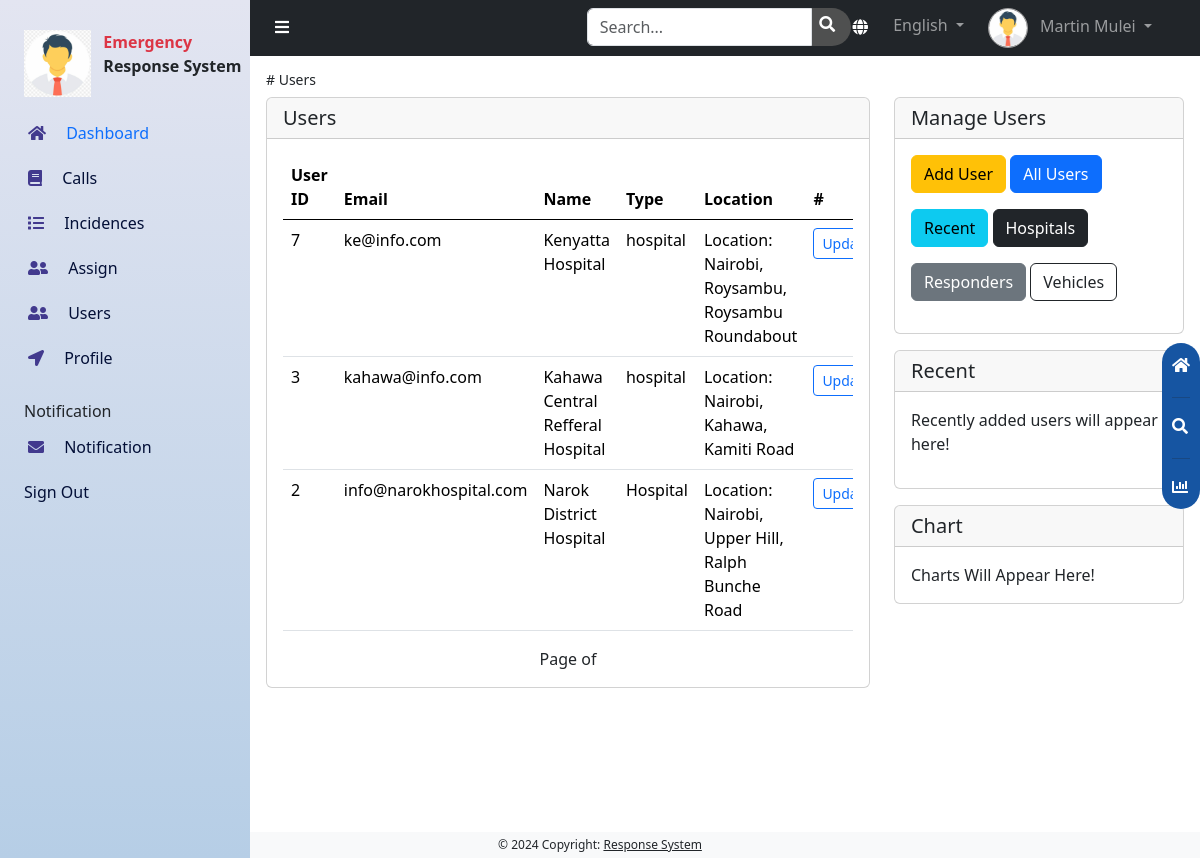
Screenshot of /admins/hospital_users/ (signed in) with the database file from the repository.
### accounts/models.py (models this page shows)
class CustomUser(AbstractUser):
    role =[
        ('Responder', 'responder'),
        ('Hospital', 'hospital'),
        ('Vehicle', 'vehicle'),
    ]
    username = None
    email = models.EmailField(unique=True)
    full_names = models.CharField(max_length=100, blank=True)
    user_type = models.CharField(max_length=20, choices=role, default='Responder')
    location = models.ForeignKey(Location, on_delete=models.CASCADE, blank=True, null=True)
    date_joined = models.DateField(auto_now_add=True)
    USERNAME_FIELD = 'email'
    REQUIRED_FIELDS = ['full_names', ]
    objects = CustomUserManager()
    def __str__(self):
        return self.full_names

### main/models.py (models this page shows)
class Location(models.Model):
    address = models.CharField(max_length=255)
    lon = models.FloatField()
    lat = models.FloatField()
    def __str__(self):
        return f'Location: {self.address}'

### administrator/views.py (the view)
# urls.py: path('hospital_users/', views.hospital_users, name='hospital_users'),
@login_required
@user_passes_test(is_superuser)
def hospital_users(request):
    users = CustomUser.objects.filter(user_type__in=['Hospital', 'hospital']).order_by('-date_joined')
    context = {
        'users': users
    }
    return render(request, 'users/hospitals_list.html', context)

### administrator/views.py (called while the page is built)
def is_superuser(request):
    return is_superuser

### administrator/templates/users/hospitals_list.html (shortened to what this page needs)
{% extends './user_home.html' %}
{% block items %}
        <h3 class="fw-lighter small"># Users</h3>
        <div class="row">
            <div class="col-12 col-lg-8 mb-4 mb-lg-0">
                {% if users %}
                <div class="card">
                    <h5 class="card-header">Users</h5>
                    <div class="card-body">
                        <div class="table-responsive">
                            <table class="table">
                                <thead>
                                    <tr>
                                        <th scope="col">User ID</th>
                                        <th scope="col">Email</th>
                                        <th scope="col">Name</th>
                                        <th scope="col">Type</th>
                                        <th scope="col">Location</th>
                                        <th scope="col">#</th>
                                    </tr>
                                </thead>
                                <tbody>
                                    {% for user in users %}
                                    <tr>
                                        <td>{{user.id}}</td>
                                        <td>{{user.email}}</td>
                                        <td>{{user.full_names}}</td>
                                        <td>{{user.user_type}}</td>
                                        <td>{{user.location}}</td>
                                        <td>
                                            <a href="{% url 'user_update' user.id %}"
                                                class="btn btn-sm btn-outline-primary">Update</a>
                                        </td>
                                    </tr>
                                    {% endfor %}
                                </tbody>
                            </table>
                        </div>
                        <div class='pagination justify-content-center'>
                            <span class='mx-4'>
                                Page {{ page_obj.number }} of {{ page_obj.paginator.num_pages }}
                            </span>
                        </div>
                    </div>
                </div>
                {% endif %}
            </div>
            {% endblock %}

### administrator/templates/dashboard.html (shortened to what this page needs)
{% load static %}
<!doctype html>
<html lang="en">
<head>
    <link rel="stylesheet" href="{% static 'css/bootstrap.min.css' %}">
    <link rel="stylesheet" href="{% static 'css/fontawesome.min.css' %}">
    <link rel="stylesheet" href="{% static 'css/chart.min.css' %}">
    <link rel="stylesheet" href="{% static 'css/custom.css' %}">
    <link href="https://cdn.jsdelivr.net/npm/bootstrap@5.3.3/dist/css/bootstrap.min.css" rel="stylesheet"
>
</head>
<body>
    <nav class="navbar navbar-expand-lg navbar-dark bg-dark text-light can_have_sidenav">
        <div class="container-fluid navbar-nav">
            <div class="row w-100">
                <div class="col-5 col-lg-4 ps-4 pe-4">
                    <button class="btn btn-nav" onclick="toggle_sidenav()">
                        <i class="fa fa-bars text-white"></i>
                    </button>
                </div>
                <div class="col-lg-4 ps-4 pe-4 d-none d-lg-block">
                    <div class="input-group nav-search d-none d-lg-inline-flex">
                        <input type="text" class="form-control search-input" placeholder="Search...">
                        <span>
                            <i class="fa fa-search pe-3 ps-2 pt-2 text-white"></i>
                        </span>
                    </div>
                </div>
                <div class="col-3 col-lg-4 ps-4 pe-4 d-flex justify-content-end">
                    <li class="nav-item dropdown d-none d-lg-inline-block">
                        <a class="nav-link dropdown-toggle p-0" href="#" id="navbarDropdown" role="button"
                            data-bs-toggle="dropdown" aria-expanded="false">
                            <button class="btn btn-nav me-2">
                                <i class="fa fa-globe text-white"></i>
                            </button>
                            English
                        </a>
                    </li>
                    <li class="nav-item dropdown d-inline-block ms-4 mobile-nav-3">
                        <a class="nav-link dropdown-toggle p-0" href="#" id="navbarDropdown" role="button"
                            data-bs-toggle="dropdown" aria-expanded="false">
                            <img src="{% static 'images/avatar.png' %}" class="me-lg-2 profile-img" width="40">
                            <span class="d-none d-lg-inline-block">{{request.user}}</span>
                        </a>
                    </li>
                </div>
            </div>
        </div>
    </nav>
    {% block content %}{% endblock %}
    <div id="floating-menu">
        <a href="">
            <i class="fa fa-home mb-2"></i>
        </a>
        <hr>
        <a href="">
            <i class="fa fa-search mb-2"></i>
        </a>
        <hr>
        <a href="">
            <i class="fa fa-chart-bar"></i>
        </a>
    </div>
    <div id="sidenav">
        <div class="row mb-3">
            <div class="col-4">
                <img src="{% static 'images/avatar.png' %}" alt="Logo" class="img-fluid ms-4">
            </div>
            <div class="col-8 ps-4">
                <p class="text-danger fw-bold mb-0">Emergency</p>
                <p class="mb-0 fw-bold">Response System</p>
            </div>
        </div>
        <a href="" class="this-page">
            <i class="fa fa-home side-icon me-3"></i>
            Dashboard
        </a>
        <a href="{% url 'calls' %}">
            <i class="fa fa-book side-icon me-3"></i>
            Calls
        </a>
        <a href="{% url 'incidents' %}">
            <i class="fa fa-list side-icon me-3"></i>
            Incidences
        </a>
        <a href="{% url 'pending_incidents'%}">
            <i class="fa fa-user-friends side-icon me-3"></i>
            Assign
        </a>
        <a href="{% url 'user_list'%}">
            <i class="fa fa-user-friends side-icon me-3"></i>
            Users
        </a>
        <a href="{% url 'update_profile'%}">
            <i class="fa fa-location-arrow side-icon me-3"></i>
            Profile
        </a>
        <p class="ms-4 mb-1 mt-3">Notification</p>
        <a href="">
            <i class="fa fa-envelope side-icon me-3"></i>
            Notification
        </a>
        <a href="{% url 'logout' %}" class="ms-4 ps-0">Sign Out</a>
    </div>
    <footer class="bg-light font-12 text-center text-lg-start">
        <div class="text-center p-1">
            © 2024 Copyright:
            <a class="text-dark" href="">Response System</a>
        </div>
    </footer>
</body>
</html>

### static/css/custom.css (style rules this page uses)
body { background-color: #f2f2f2; min-height: 97vh; }
#sidenav { height: 100%; position: fixed; z-index: 1; top: 0; left: 0; background: linear-gradient(180deg, rgba(227, 229, 241, 1) 0%, rgba(182, 206, 230, 1) 100%); transition: 0.5s; padding-top: 30px; width: 250px; overflow-x: hidden; overflow-y: auto; }
#sidenav a { padding: 8px 13px 13px 28px; text-decoration: none; font-size: 16px; color: #030f37; display: block; transition: 0.3s; overflow-x: hidden; }
.this-page { color: #0d6efd !important; }
.side-icon { color: #423a8e; }
.can_have_sidenav { margin-left: 250px; transition: 0.5s; }
@media screen and (min-width: 1000px) { #sidenav { left: 0; } }
#floating-menu { position: fixed; top: 40%; right: 0; border-radius: 20px; background-color: #1655a2; padding: 10px; }
#floating-menu a { color: #fff; }
.btn-nav { color: #909090; background-color: #3f3f40; border-radius: 50%; padding: 10px 11px 5px 11px; }
.profile-img { border-radius: 50%; border: #a0a0a1 solid 1px; }
.nav-search { background-color: #4f5050; border-radius: 20px; color: #3f3f40; width: 60%; display: inline-flex; margin-left: 1vw; }
.search-input { background-color: #4f5050; border: none; border-radius: 20px; }
.search-input::placeholder { color: #f0f0f0; }
footer { background-color: rgba(0, 0, 0, 0.1) }
.font-12 { font-size: 12px; }

### rows the page displays
CustomUser: user "Martin Mulei"
CustomUser: id "7", email "ke@info.com", full_names "Kenyatta Hospital", user_type "hospital", location "Location: Nairobi, Roysambu, Roysambu Roundabout"
CustomUser: id "3", email "kahawa@info.com", full_names "Kahawa Central Refferal Hospital", user_type "hospital", location "Location: Nairobi, Kahawa, Kamiti Road"
CustomUser: id "2", email "info@narokhospital.com", full_names "Narok District Hospital", user_type "Hospital", location "Location: Nairobi, Upper Hill, Ralph Bunche Road"
